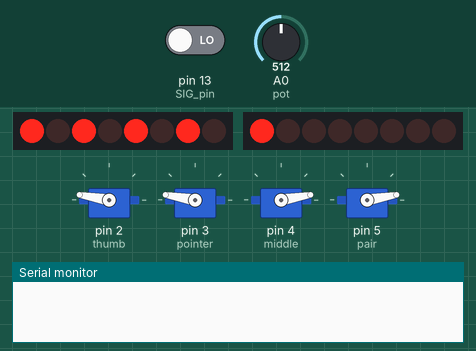
Recording of a program running on a simulated Arduino Uno, built with avr-gcc and run on an emulated ATmega328P. On the bench: 2 × 8 shift-register outputs drawn as a row of LEDs (first output left, lit = HIGH), 4 × servo, the last lines printed to the serial monitor. Wiring (inferred from the names in the program): 2 × shift register (74HC595): data pin 11, shift clock pin 10, MR pin 6 / data pin 7, shift clock pin 9, latch pin 8. Wiring (inferred from the signals the program sends): 2 × row of LEDs: on Q0, Q1, Q2, Q3, Q4, Q5, Q6, Q7 / on Q0, Q1, Q2, Q3, Q4, Q5, Q6, Q7. Inputs (shaded band) come from the test bench; at power-on: pin 13 (SIG_pin) LOW, A0 (pot) = 512. Random numbers use the default seed unless the program sets one.

Above: at 2.0 s.
2.1 s: pin 13 (SIG_pin) driven HIGH
At 2.5 s:
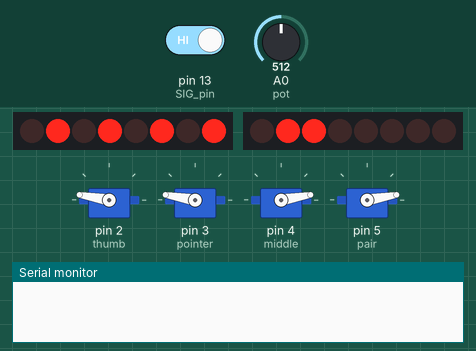
At 2.9 s:
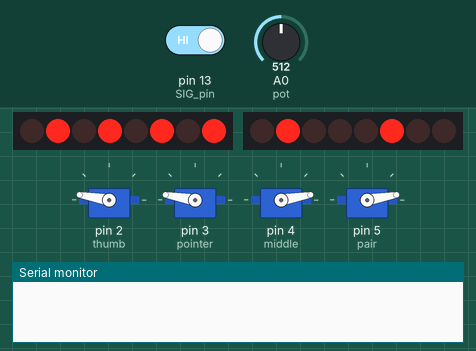
4.1 s: pin 13 (SIG_pin) driven LOW
7.1 s: pin 13 (SIG_pin) driven HIGH
At 9.8 s:
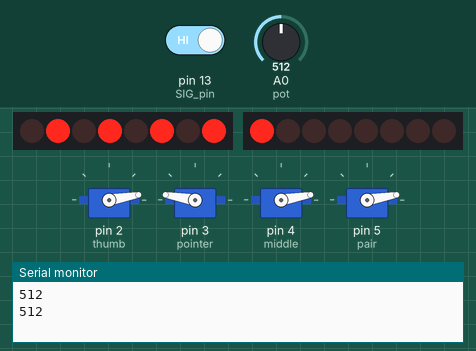
13.1 s: A0 (pot) set to 716
Timing chart, 0 to 21.0 s (numbered marks = the images above; inputs shaded):
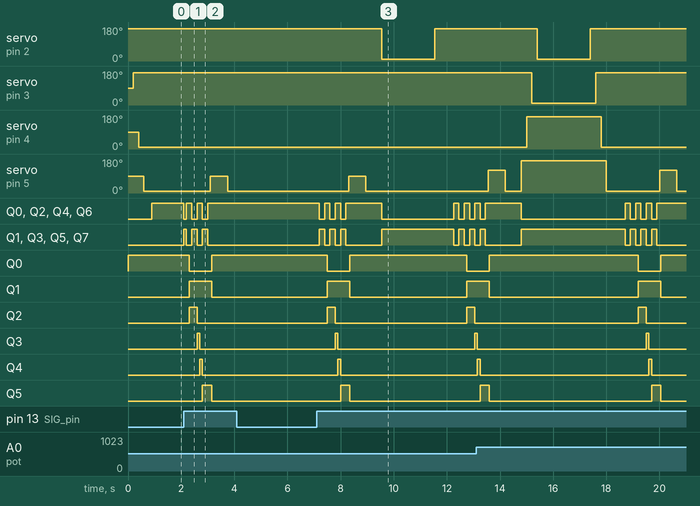

The program:

main.cpp
```cpp
#include <Arduino.h>
#include <avr/pgmspace.h>
#include <Servo.h>

#define s0 10
#define s1 11
#define s2 12
#define SIG_pin 13
#define latch 8
#define clock 9
#define data 7
#define clear 6
#define pot A0

byte channels [8] = {0};

// enumerate two modes (Game, Control)
typedef enum{Game, Control} unoMode;
// enumerate three choices (Rock, Paper, Scissors)
typedef enum{Rock, Paper, Scissors, Reset}gameChoice;
// enumerate four fingers (Thumb, Pointer, Middle, Pair)
typedef enum{Thumb, Pointer, Middle, Pair}fingerSelect;

// four servo objects to control thumb, pointer, middle, and ring/pink fingers
Servo thumb, pointer, middle, pair;

// define byte string for LED outputs {Game, Control Thumb, Control Pointer, Control Middle, Control Pair}
const byte PROGMEM fingerLED[5] = {0b10000000, 0b01100000, 0b01010000, 0b01001000, 0b01000100};
byte LED_byte;

// initialize mode, choice, and finger variables
unoMode mode = Game;
gameChoice choice = Rock;
fingerSelect finger = Thumb;

void gameMove();
void updateSystem(byte idx);
void shifter();

void setup() {

  Serial.begin(9600);

  //Set POT and Mux pin to input
  pinMode(pot, INPUT);
  pinMode(SIG_pin, INPUT);

  //Set mux pins to output
  pinMode(s0, OUTPUT);
  pinMode(s1, OUTPUT);
  pinMode(s2, OUTPUT);

  //Set shift register pins to output
  pinMode(latch, OUTPUT);
  pinMode(clock, OUTPUT);
  pinMode(data, OUTPUT);
  pinMode(clear, OUTPUT);

  // attach servos to pins
  thumb.attach(2);
  pointer.attach(3);
  middle.attach(4);
  pair.attach(5);

  // initialize clear shift register and set LEDs to Game
  digitalWrite(clear, LOW);
  digitalWrite(clear, HIGH);
  LED_byte = pgm_read_byte(&fingerLED[0]);
  shifter();

  // initialize servos to default position
  thumb.write(170);
  delay(200);
  pointer.write(170);
  delay(200);
  middle.write(10);
  delay(200);
  pair.write(10);
  delay(200);
  thumb.detach();
  pointer.detach();
  middle.detach();
  pair.detach();


}

void loop() {
  randomSeed(millis());

  // read all buttons
  for (byte idx = 0; idx < 8; idx++){
    // set mux to read each button for HIGH and LOW through bitwise AND
    digitalWrite(s0, HIGH && (idx & B00000001));
    digitalWrite(s1, HIGH && (idx & B00000010));
    digitalWrite(s2, HIGH && (idx & B00000100));
    channels[idx] = digitalRead(SIG_pin);
    if (channels[idx] == HIGH){
      updateSystem(idx);
      delay(100);
    }
  }

  // read potentiometer and control servos when in Control mode
  if (mode == Control){
    int val = analogRead(pot);
    Serial.println(val);
    byte angle = 0;
    switch (finger){
      case Thumb:
        angle = map(val, 0, 1023, 170, 10);
        thumb.attach(2);
        thumb.write(angle);
        delay(50);
        thumb.detach();
        break;
      case Pointer:
        angle = map(val, 0, 1023, 170, 10);
        pointer.attach(3);
        pointer.write(angle);
        delay(50);
        pointer.detach();
        break;
      case Middle:
        angle = map(val, 0, 1023, 10, 170);
        middle.attach(4);
        middle.write(angle);
        delay(50);
        middle.detach();
        break;
      case Pair:
        angle = map(val, 0, 1023, 10, 170);
        pair.attach(5);
        pair.write(angle);
        delay(50);
        pair.detach();
        break;
    }
  }

}

//  thumb:   (170 erect / 10 bent)
//  pointer: (170 erect / 10 bent)
//  middle:  (10 erect / 170 bent)
//  pair:    (10 erect / 170 bent)

//define servo positions for each game choice
void gameMove(){
  switch (choice){
    case Rock:
      pair.attach(5);
      middle.attach(4);
      pointer.attach(3);
      thumb.attach(2);

      pair.write(170);
      delay(200);
      middle.write(170);
      delay(200);
      pointer.write(10);
      delay(200);
      thumb.write(10);
      delay(2000);
      thumb.write(170);
      delay(200);
      pointer.write(170);
      delay(200);
      middle.write(10);
      delay(200);
      pair.write(10);
      delay(500);

      thumb.detach();
      pointer.detach();
      middle.detach();
      pair.detach();

      break;
    case Paper:
      thumb.attach(2);

      thumb.write(10);
      delay(2000);
      thumb.write(170);
      delay(500);

      thumb.detach();
      break;
    case Scissors:
      pair.attach(5);
      thumb.attach(2);

      pair.write(170);
      delay(200);
      thumb.write(10);
      delay(3000);
      thumb.write(170);
      delay(200);
      pair.write(10);
      delay(500);

      thumb.detach();
      pair.detach();
      break;
    case Reset:
      thumb.attach(2);
      pointer.attach(3);
      middle.attach(4);
      pair.attach(5);

      thumb.write(170);
      delay(200);
      pointer.write(170);
      delay(200);
      middle.write(10);
      delay(200);
      pair.write(10);
      delay(500);

      thumb.detach();
      pointer.detach();
      middle.detach();
      pair.detach();
      break;
  }
}

// update system based on button presses
void updateSystem(byte idx){
  switch (idx){
    case 0:
      if (mode == Game){
        mode = Control;
        LED_byte = pgm_read_byte(&fingerLED[1]);
        finger = Thumb;
        shifter();
      }
      else{
        mode = Game;
        LED_byte = pgm_read_byte(&fingerLED[0]);
        shifter();
        choice = Reset;
        gameMove();
      }
      break;
    case 1:
      if (mode == Game){
        byte rand_idx = random(0, 3);
        if (rand_idx == 0){choice = Rock;}
        else if (rand_idx == 1){choice = Paper;}
        else if (rand_idx == 2){choice = Scissors;}
        gameMove();
      }
      else{}
      break;
    case 2:
      if (mode == Game){}
      else{
        LED_byte = pgm_read_byte(&fingerLED[1]);
        finger = Thumb;
        shifter();
      }
      break;
    case 3:
      if (mode == Game){}
      else{
        LED_byte = pgm_read_byte(&fingerLED[2]);
        finger = Pointer;
        shifter();
      }
      break;
    case 4:
      if (mode == Game){}
      else{
        LED_byte = pgm_read_byte(&fingerLED[3]);
        finger = Middle;
        shifter();
      }
      break;
    case 5:
      if (mode == Game){}
      else{
        LED_byte = pgm_read_byte(&fingerLED[4]);
        finger = Pair;
        shifter();
      }
      break;
  }
}

// change shift register output based on defined byte string
void shifter(){
  digitalWrite(latch, LOW);
  shiftOut(data, clock, LSBFIRST, LED_byte);
  digitalWrite(latch, HIGH);
}
```

Measured:
- after the input at 2.1 s, servo on pin 5 (pair): 10° → 90° after 1.0 s, → 10° 0.65 s later; Q0: HIGH → LOW at once, then repeats every 0.40 s: HIGH 0.20 s, LOW 0.20 s, until it stays HIGH from 3.0 s
- after the input at 4.1 s, every drawn part: stays the same
- after the input at 7.1 s, servo on pin 2 (thumb): 170° → 10° after 2.5 s, → 170° 2.0 s later; servo on pin 5 (pair): 10° → 90° after 1.2 s, → 10° 0.65 s later
